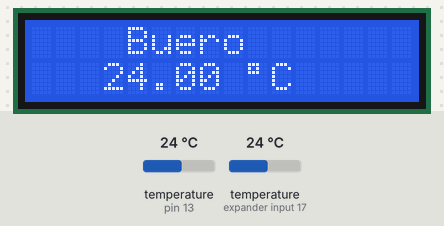
This sketch was run on a simulated Arduino Uno, built with avr-gcc and run on an emulated ATmega328P. Parts: 16×2 character LCD. The test bench sets the inputs (shaded band); at power-on: temperature (sensors on pin 13, expander input 17) 24 °C.

Above: at 3.7 s.
3.8 s: temperature (sensor on pin 13) set to 12 °C
At 10.8 s:
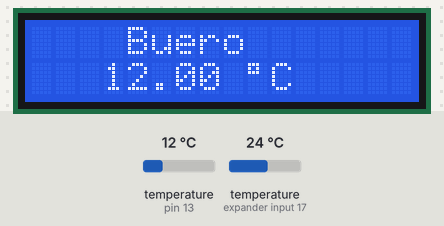
16.9 s: temperature (sensor on expander input 17) set to 12 °C
At 19.8 s:
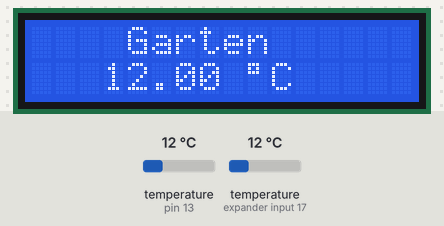
23.8 s: temperature (sensor on pin 13) set to 19 °C
At 30.1 s:
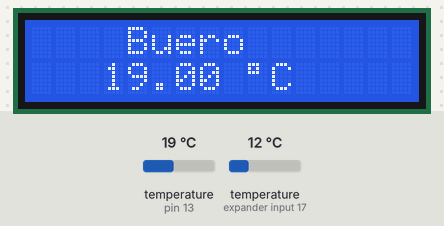
33.6 s: temperature (sensor on expander input 17) set to 19 °C
At 39.1 s:
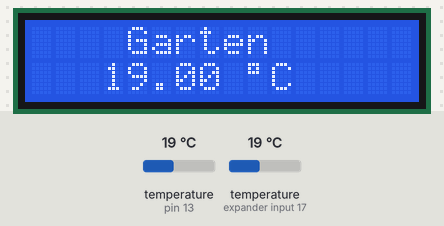
42.7 s: temperature (sensor on pin 13) set to 28 °C
At 49.4 s:
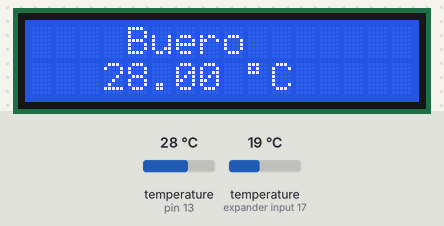
52.5 s: temperature (sensor on expander input 17) set to 28 °C
At 58.4 s:
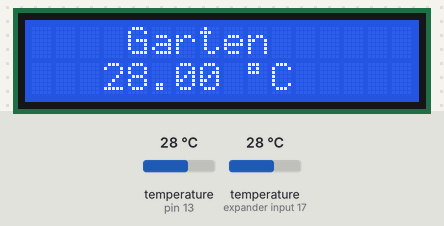
Timing chart, 0 to 59.9 s (numbered marks = the images above; inputs shaded):
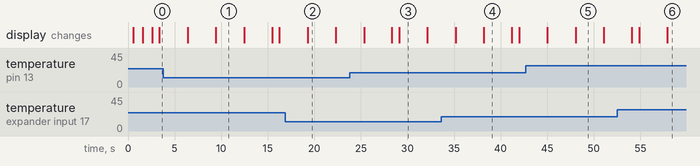

The sketch:

LCD_TEMP.ino
```cpp
#include <LiquidCrystal.h>
#include <DallasTemperature.h>
#include <OneWire.h>
#include <SPI.h>
#include <Ethernet.h>

// --------- LCD Display ---------
LiquidCrystal lcd(9, 8, 6, 5, 4, 3);
#define LCD_WIDTH 16                  // Anzahl der Spalten im Display
#define LCD_HEIGHT 2                  // Anzahl der Zeilen im Display

// --------- Temperatur ---------
#define ONE_WIRE_BUS 13
#define TEMPERATURE_PRECISION 5
OneWire oneWire(ONE_WIRE_BUS);
DallasTemperature sensors(&oneWire);

int numberOfDevices;

DeviceAddress tempDeviceAddress;

DeviceAddress adresseEins;
DeviceAddress adresseZwei;

void setup(void) {

  // --------- LCD Display ---------
  // Display Init
  lcd.begin(LCD_WIDTH, LCD_HEIGHT, 1);
  lcd.setCursor(0,0);
  lcd.print("####  WOID  ####");
  lcd.setCursor(0,1);
  lcd.print("####  v0.0  ####");
  delay(500);
  lcd.clear();

  // Dallas Bibliothek Starten
  sensors.begin();

  numberOfDevices = sensors.getDeviceCount(); // Anzahl der Sensoren

  lcd.setCursor(0,0);
  lcd.print("Suche DS1820...");
  delay(1000);
  lcd.setCursor(0,1);
  lcd.print(numberOfDevices, DEC);
  lcd.setCursor(5,1);
  lcd.print(" gefunden");
  delay(1000);
  lcd.clear();
}

void temperaturAusgeben(DeviceAddress deviceaddress, char str[10])
{
  float tempC = sensors.getTempC(deviceaddress);
  lcd.setCursor(0,0);
  lcd.print(str);
  lcd.setCursor(3,1);
  lcd.print(tempC);
  lcd.setCursor(9,1);
  lcd.print((char)223);  // ° Symbol
  lcd.setCursor(10,1);
  lcd.print("C");
  delay(3000);
  lcd.clear();
}

void loop(void) {

 sensors.requestTemperatures();
 for(int i=0;i<numberOfDevices; i++)
 {
  if(sensors.getAddress(tempDeviceAddress,0))
  {
    temperaturAusgeben(tempDeviceAddress,"    Buero");
  }
  if(sensors.getAddress(tempDeviceAddress,1))
  {
    temperaturAusgeben(tempDeviceAddress,"    Garten");
  }
 }

}
```

Measured:
- after the input at 16.9 s, the display: changes after 2.4 s (image 2)
- after the input at 42.7 s, the display: first differs from a run without the input after 5.4 s (image 5)
- what the display in image 1 shows lasts 3.1 s, from 9.4 s to 12.5 s
